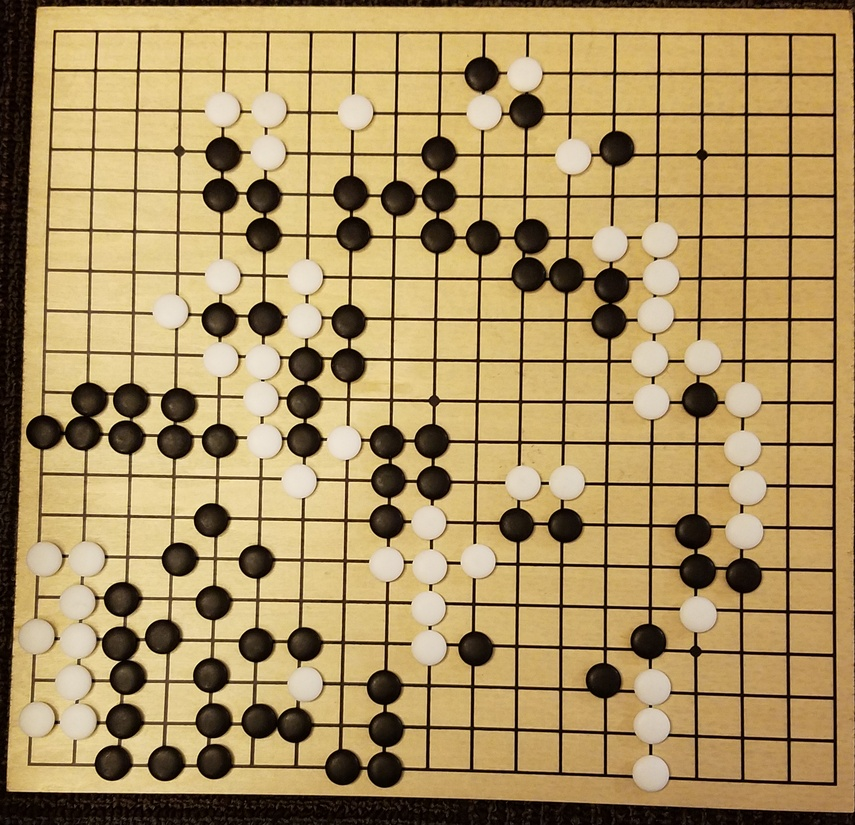
%> input picture TestBoard1.jpg, 855 x 825 px, shrunk from 2380 x 2296 before the run
$ octave hough_test.m   (GNU Octave 9; MATLAB toolbox functions it lacks are replaced by stand-ins)
%> lines starting %> are read from the running program, lines starting %| are printed output that depends on the picture
figure(1);
orig = imread('TestBoard1.jpg');
%> orig is the input picture: size 825x855x3 uint8; mean R, G, B 170.9, 146.1, 98.2
imshow(orig);
img = double(rgb2gray(orig));
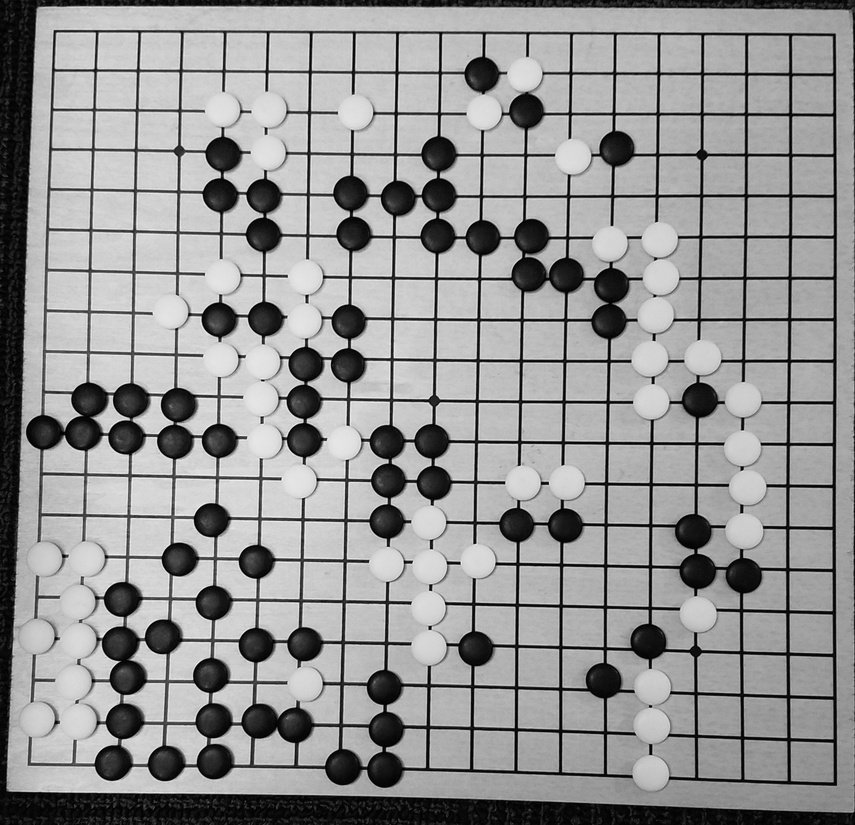
%> img: size 825x855 double; min 1, max 242, mean 148.1
img = imgaussfilt(img, 3);
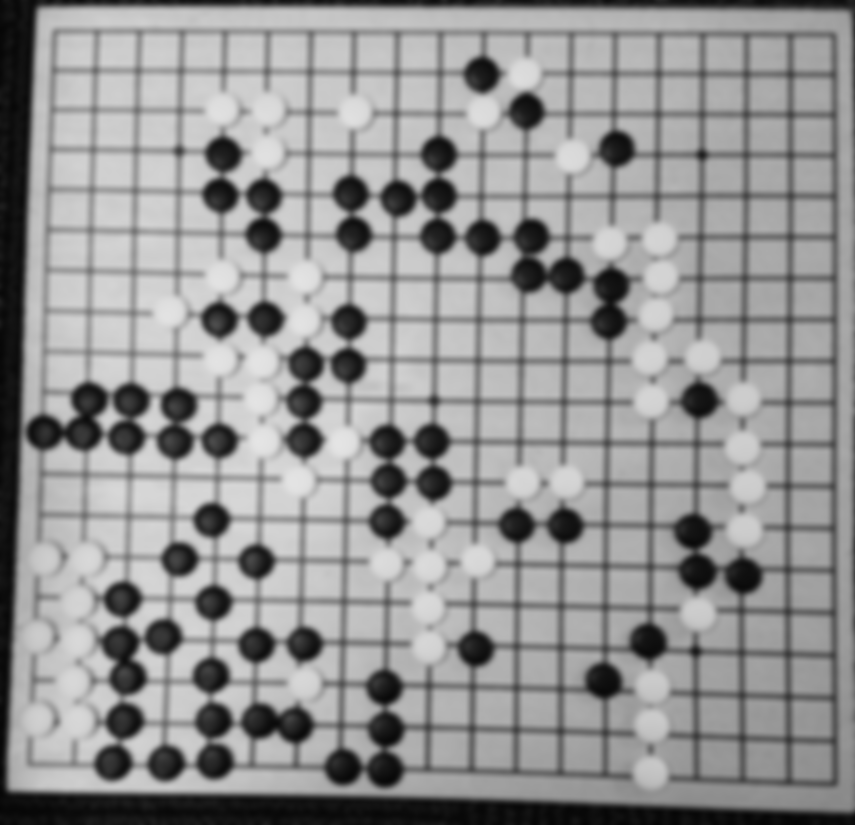
%> img: size 825x855 double; min 5.83, max 229.1, mean 148
%> (the run ends here)

$ run again, with TestBoard3.jpg copied over TestBoard1.jpg
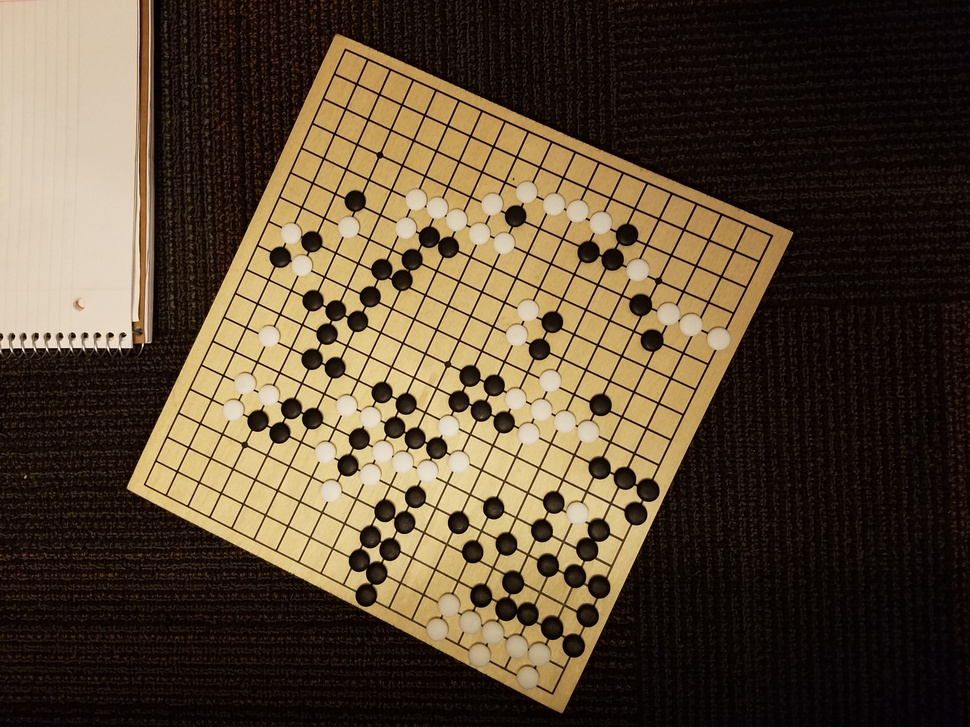
%> input picture TestBoard3.jpg, 970 x 727 px, shrunk from 4032 x 3024 before the run
%> orig is the input picture: size 727x970x3 uint8; mean R, G, B 90.1, 74.2, 52.9
%> `img = double(rgb2gray(orig));`:
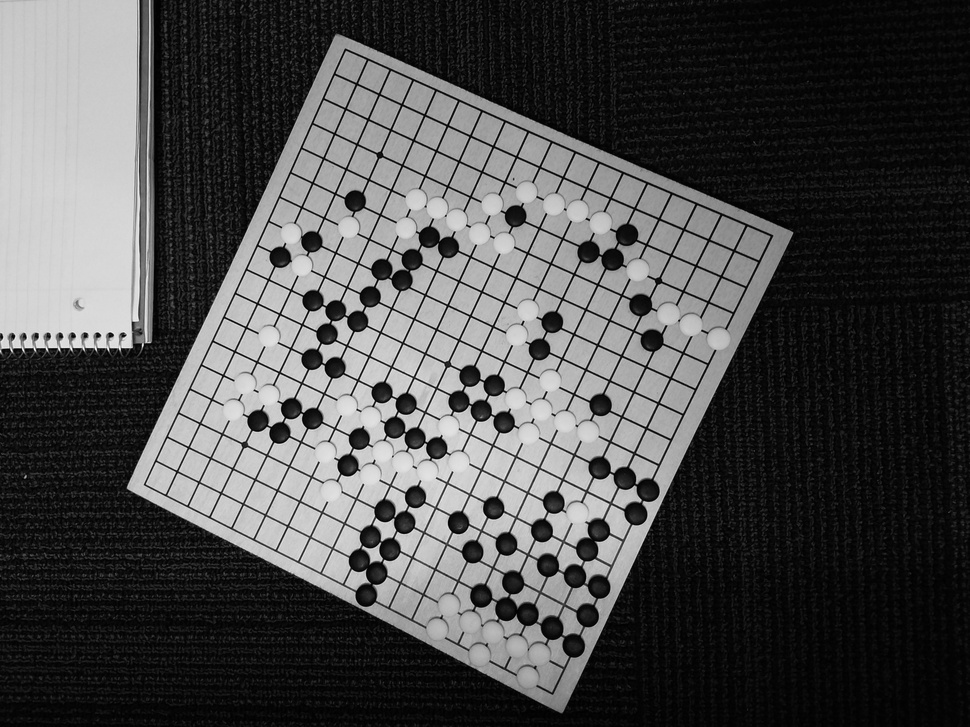
%> img: size 727x970 double; min 0, max 252, mean 76.6
%> `img = imgaussfilt(img, 3);`:
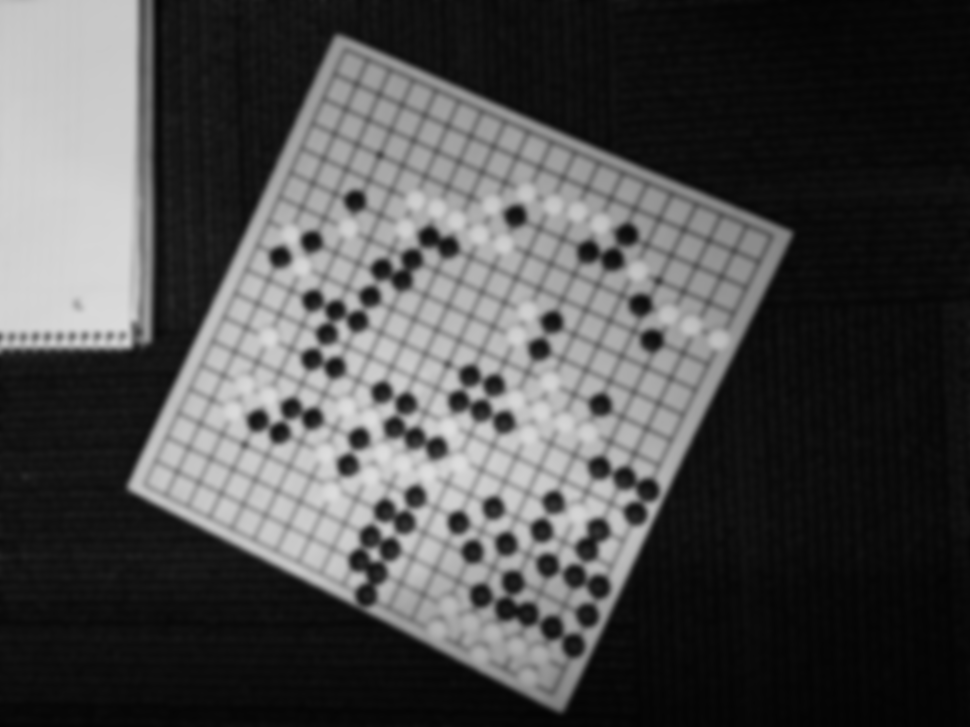
%> img: size 727x970 double; min 3.78, max 223.3, mean 76.6

$ run again, with TestBoard4.jpg copied over TestBoard1.jpg
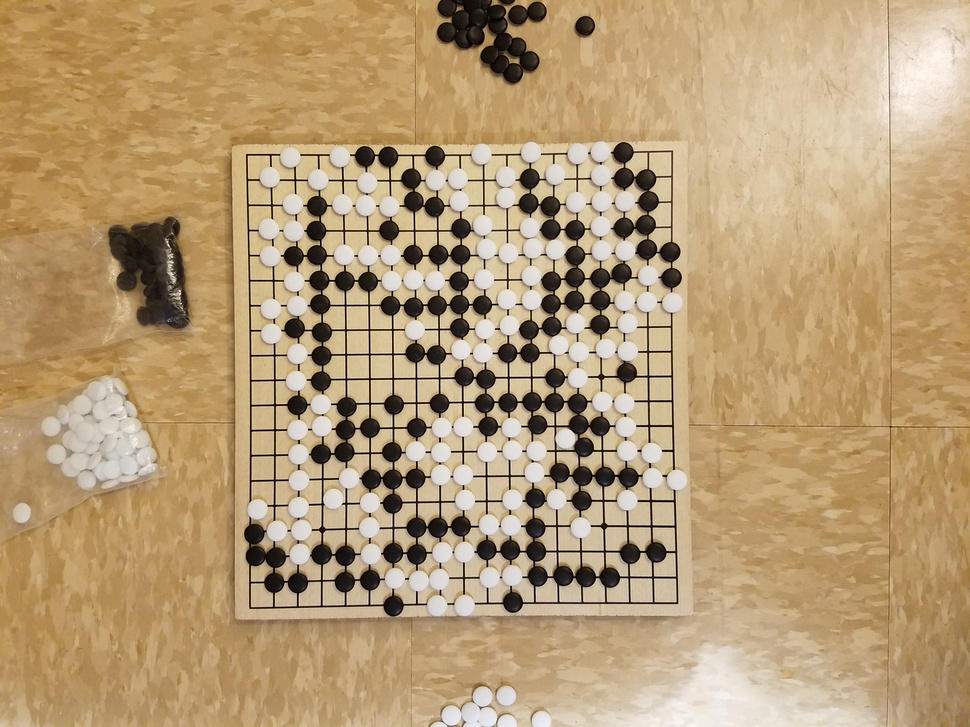
%> input picture TestBoard4.jpg, 970 x 727 px, shrunk from 4032 x 3024 before the run
%> orig is the input picture: size 727x970x3 uint8; mean R, G, B 182.4, 156.2, 117.5
%> `img = double(rgb2gray(orig));`:
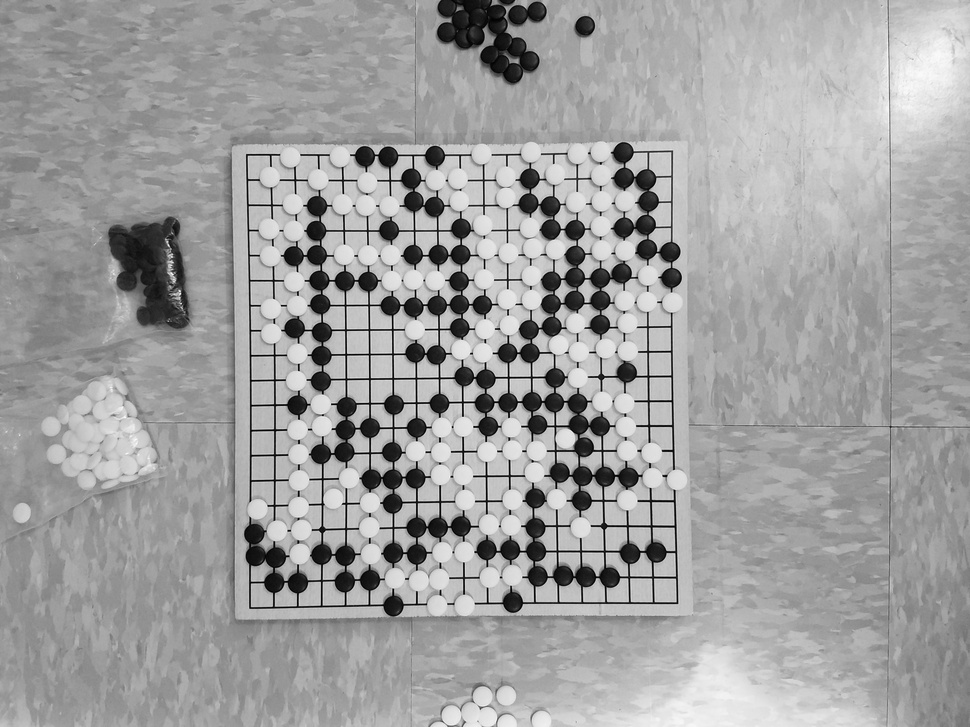
%> img: size 727x970 double; min 1, max 253, mean 159.6
%> `img = imgaussfilt(img, 3);`:
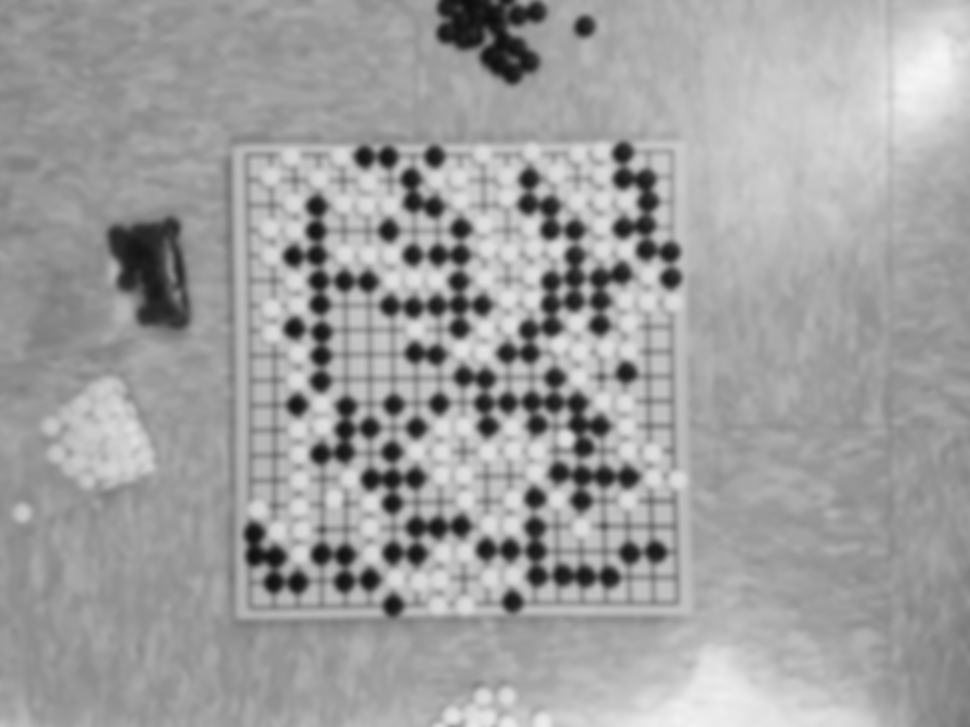
%> img: size 727x970 double; min 13.83, max 245.9, mean 159.6

$ run again, with TestBoard5.jpg copied over TestBoard1.jpg
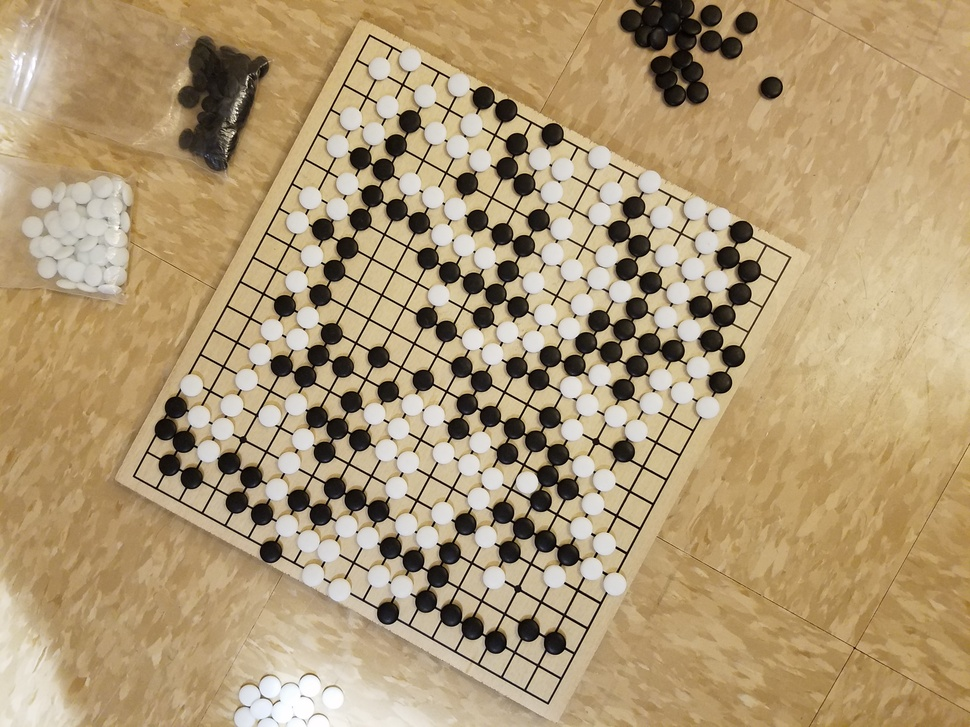
%> input picture TestBoard5.jpg, 970 x 727 px, shrunk from 4032 x 3024 before the run
%> orig is the input picture: size 727x970x3 uint8; mean R, G, B 175.4, 153.4, 116.9
%> `img = double(rgb2gray(orig));`:
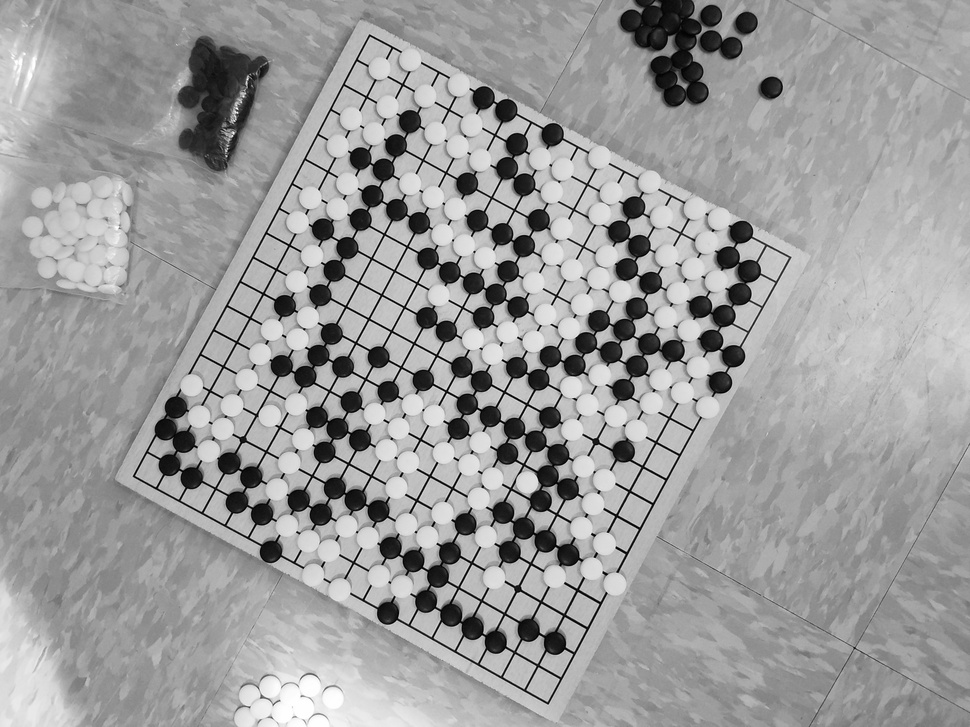
%> img: size 727x970 double; min 0, max 255, mean 155.8
%> `img = imgaussfilt(img, 3);`:
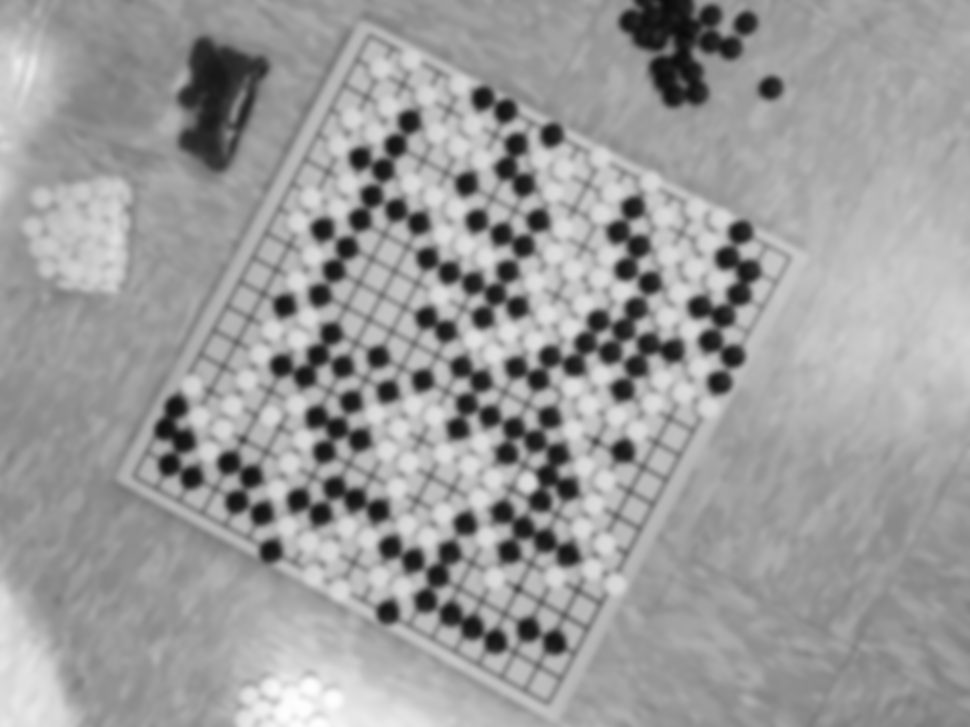
%> img: size 727x970 double; min 10.98, max 254, mean 155.8
